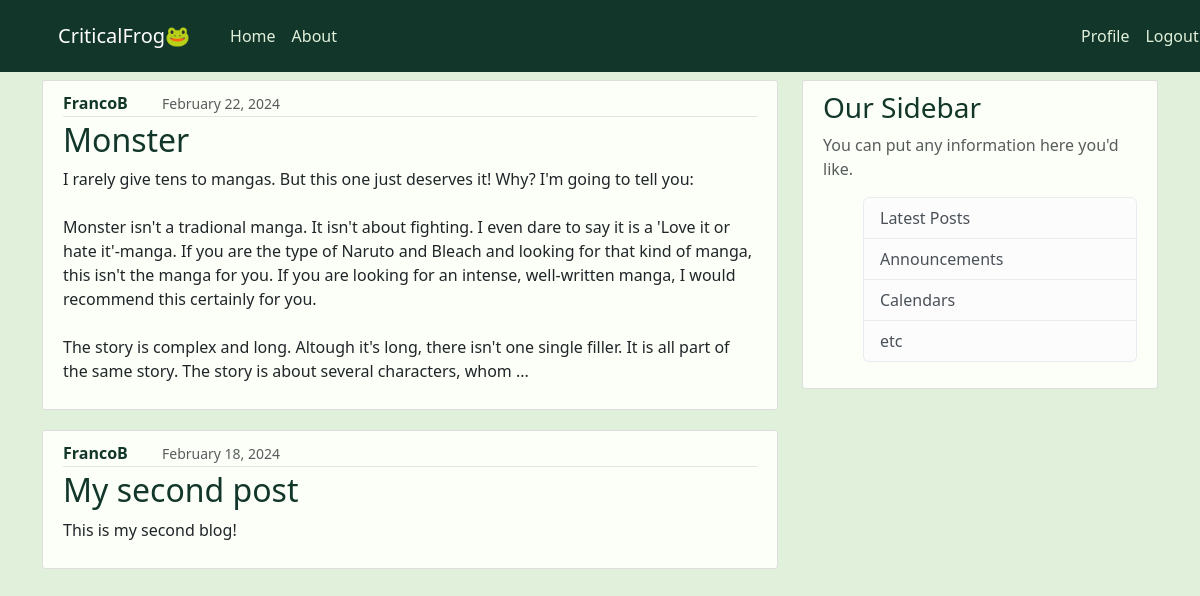
The app's page / (signed in) with its own data.
### blog/models.py (models this page shows, shortened)
class Post(models.Model):
    title = models.CharField(max_length=100)
    content = models.TextField()
    date_posted = models.DateTimeField(default=timezone.now) #no ()
    author = models.ForeignKey(User, on_delete=models.CASCADE)

### blog/views.py (the view)
# urls.py: path('', views.home, name='blog-home'),
def home(request):
    context = {
        'posts': Post.objects.all()
    }
    return render(request, 'blog/home.html', context)

### blog/templates/blog/home.html
{% extends "blog/base.html" %}
{% block content %}
    {% for post in posts %}
        <article class="media content-section">
            <div class="media-body">
            <div class="article-metadata">
                <a class="mr-3 post-author" href="#">{{ post.author }}</a>
                <small class="text-muted">{{ post.date_posted|date:"F d, Y"}}</small>
            </div>
            <h2><a class="article-title" href="#">{{ post.title }}</a></h2>
            <p class="article-content">{{ post.content }}</p>
            </div>
        </article>
    {% endfor %}
{% endblock content%}

### blog/static/blog/main.css (style rules this page uses)
body { background: #E1F0DA; margin-top: 5rem; }
h1, h2, h3, h4, h5, h6 { color: #12372A; }
a { text-decoration: none; color: inherit; }
.content-section { background: #fbfff7; padding: 10px 20px; border: 1px solid #dddddd; border-radius: 3px; margin-bottom: 20px; }
.mr-3 { margin-right: 30px; }
.post-author { color: #12372A; font-weight: bold; }
.article-title { color: #12372A; }
.article-content { white-space: pre-line; }
.article-metadata { padding-bottom: 1px; margin-bottom: 4px; border-bottom: 1px solid #e3e3e3 }

### records on screen
Post: author "FrancoB", date_posted "February 22, 2024", title "Monster", content "I rarely give tens to mangas. But this one just deserves it! Why? I'm going to tell you: Monster isn't a tradional manga. It isn't about fighting. I even dare to say it is a 'Love it or hate it'-manga. If you are the type of Naruto and Bleach and looking for that kind of manga, this isn't the manga for you. If you are looking for an intense, well-written manga, I would recommend this certainly for you. The story is complex and long. Altough it's long, there isn't one single filler. It is all part of the same story. The story is about several characters, whom ..."
Post: author "FrancoB", date_posted "February 18, 2024", title "My second post", content "This is my second blog!"
